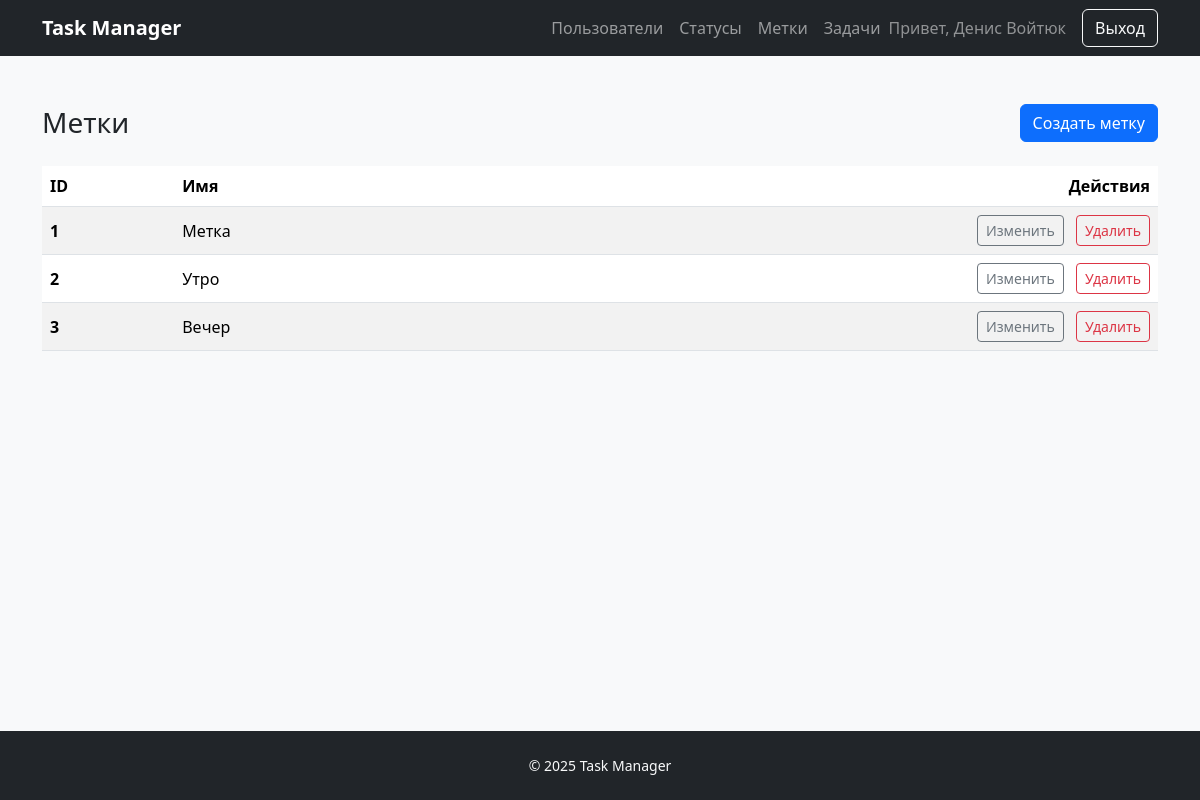
Page /labels/ (signed in) on the committed database.
### task_manager/labels/models.py (models this page shows, shortened)
class Label(models.Model):
    name = models.CharField(_("Name"), max_length=150, unique=True)
    created_at = models.DateTimeField(_("Created at"), auto_now_add=True)
    class Meta:
        ordering = ("pk",)
        verbose_name = _("Label")
        verbose_name_plural = _("Labels")

### task_manager/labels/views.py (the view)
# urls.py: path("", LabelListView.as_view(), name="list"),
class LabelListView(LoginMessageRequiredMixin, ListView):
    model = Label
    template_name = "labels/index.html"
    context_object_name = "labels"

### templates/labels/index.html (shortened to what this page needs)
{% extends "base.html" %}
{% block content %}
  <div class="d-flex justify-content-between align-items-center mb-4">
    <h1 class="h3 mb-0">Метки</h1>
    <a class="btn btn-primary" href="{% url 'labels:create' %}">Создать метку</a>
  </div>
  <div class="table-responsive">
    <table class="table table-striped align-middle">
      <thead>
        <tr>
          <th scope="col">ID</th>
          <th scope="col">Имя</th>
          <th scope="col" class="text-end">Действия</th>
        </tr>
      </thead>
      <tbody>
        {% for label in labels %}
          <tr>
            <th scope="row">{{ label.pk }}</th>
            <td>{{ label.name }}</td>
            <td class="text-end">
              <a class="btn btn-sm btn-outline-secondary" href="{% url 'labels:update' label.pk %}">Изменить</a>
              <a class="btn btn-sm btn-outline-danger ms-2" href="{% url 'labels:delete' label.pk %}">Удалить</a>
            </td>
          </tr>
        {% empty %}
          <tr>
            <td colspan="3" class="text-center py-4">Метки отсутствуют.</td>
          </tr>
        {% endfor %}
      </tbody>
    </table>
  </div>
{% endblock %}

### templates/base.html (shortened to what this page needs)
{% load django_bootstrap5 %}
<!doctype html>
<html lang="en">
  <head>
    {% bootstrap_css %}
  </head>
  <body class="bg-light d-flex flex-column min-vh-100">
    <header>
      <nav class="navbar navbar-expand-lg navbar-dark bg-dark">
        <div class="container">
          <a class="navbar-brand fw-bold" href="{% url 'index' %}">Task Manager</a>
          <div class="collapse navbar-collapse" id="navbarNav">
            <ul class="navbar-nav ms-auto align-items-lg-center gap-2 gap-lg-0">
              <li class="nav-item">
                <a class="nav-link" href="{% url 'users:list' %}">Пользователи</a>
              </li>
              {% if user.is_authenticated %}
                <li class="nav-item">
                  <a class="nav-link" href="{% url 'statuses:list' %}">Статусы</a>
                </li>
                <li class="nav-item">
                  <a class="nav-link" href="{% url 'labels:list' %}">Метки</a>
                </li>
                <li class="nav-item">
                  <a class="nav-link" href="{% url 'tasks:list' %}">Задачи</a>
                </li>
                <li class="nav-item">
                  <span class="navbar-text text-white-50 me-lg-3">Привет, {{ user.get_full_name|default:user.username }}</span>
                </li>
                <li class="nav-item">
                  <form method="post" action="{% url 'logout' %}">
                    <button class="btn btn-outline-light" type="submit">Выход</button>
                  </form>
                </li>
              {% endif %}
            </ul>
          </div>
        </div>
      </nav>
    </header>
    <main class="py-5">
      <div class="container">
        {% block content %}{% endblock %}
      </div>
    </main>
    <footer class="bg-dark text-light text-center py-4 mt-auto">
      <div class="container">
        <p class="mb-0 small">&copy; {% now "Y" %} Task Manager</p>
      </div>
    </footer>
  </body>
</html>

### rows in the picture
Label: pk "1", name "Метка"
Label: pk "2", name "Утро"
Label: pk "3", name "Вечер"

### other values in the picture
{{ user.get_full_name|default:user.username }} "Денис Войтюк"
